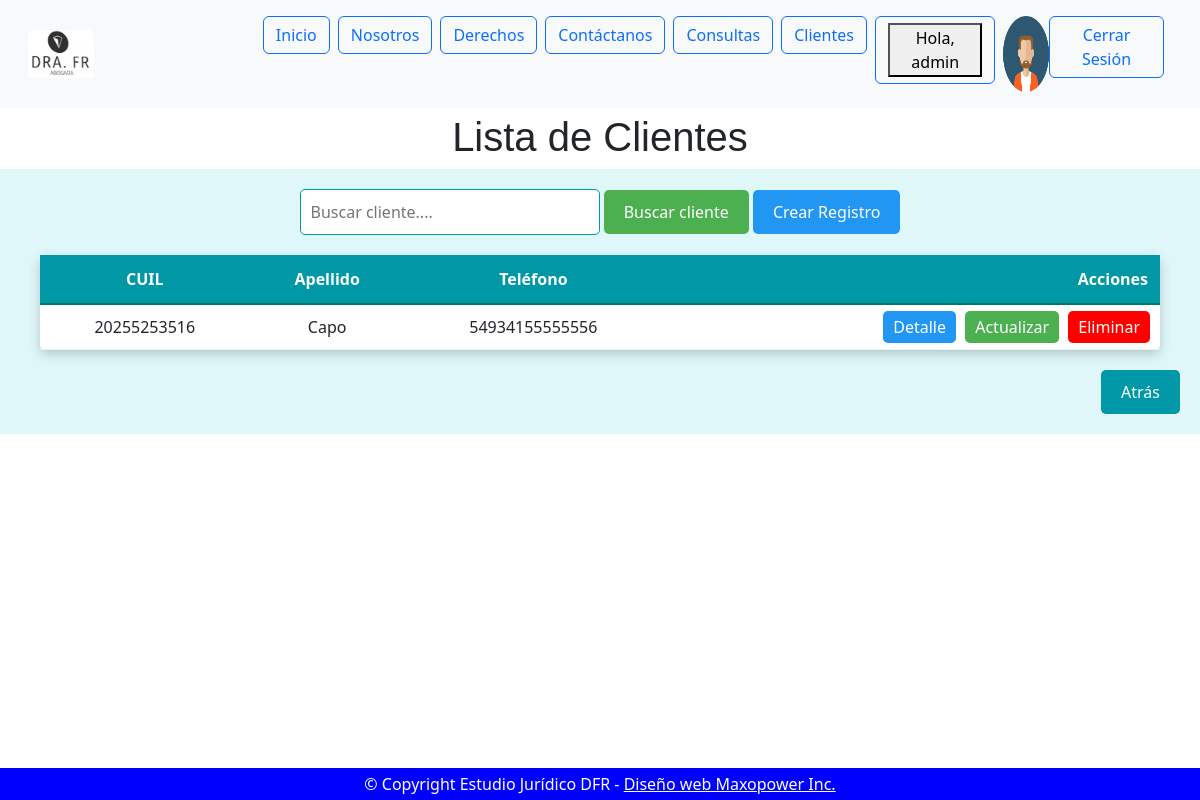
The app's page /clientes/clientes/list/ (signed in) with its own data.
### home/models.py (models this page shows, shortened)
class UserProfile(models.Model):
    user = models.OneToOneField(User, on_delete=models.CASCADE)
    image = models.ImageField(upload_to='avatares/', null=True, blank=True)

### clientes/models.py (models this page shows, shortened)
class Cliente(models.Model):
    class Estado(models.TextChoices):
        SELECCIONE = '', 'Seleccione'
        SOLTERO = "SOLTERO", "soltero"
        CASADO = "CASADO", "casado"
        DIVORCIADO = "DIVORCIADO", "divorciado"
        SEPARADO = "SEPARADO", "separado"
        VIUDO = "VIUDO", "viudo"
        CONCUBINO = "CONCUBINO", "concubino"
    cuil = models.IntegerField(unique=True)
    apellido = models.CharField(max_length=30)
    nombre = models.CharField(max_length=30)
    telefono = models.IntegerField()
    direccion = models.CharField(max_length=40, blank=True, null=True)
    email = models.EmailField(max_length=30)
    fecha_nacimiento = models.DateField(blank=True, null=True)
    estado_civil = models.CharField(
        max_length=20,
        choices=Estado.choices,
        default=Estado.SELECCIONE,  # Establece "Seleccione" como valor por defecto
    )
    avatar = models.ImageField(upload_to='avatares/', blank=True, null=True)
    class Meta:
        verbose_name = 'Cliente'
        verbose_name_plural = 'Clientes'

### clientes/views.py (the view)
# urls.py: path('clientes/list/', ClienteList.as_view(), name='cliente_list'),
class ClienteList(LoginRequiredMixin, ListView):
    model = Cliente

### clientes/templates/clientes/cliente_list.html
{% extends 'home/base.html' %}
{% block header %}
    <h1 style="text-align: center; font-family: Arial, sans-serif; margin-top: 5px;">
        Lista de Clientes
    </h1>
{% endblock header %}
{% block main %}
<div style="text-align: center; background-color: #e0f7fa; padding: 20px;">
    <form action="{% url 'clientes:cliente_list' %}" method="get" style="margin-bottom: 20px;">
        <input type="text" name="q" placeholder="Buscar cliente...." style="padding: 10px; width: 300px; border-radius: 5px; border: 1px solid #0097a7;">
        <button type="submit" style="padding: 10px 20px; background-color: #4CAF50; border: none; border-radius: 5px; color: white;">Buscar cliente</button>
        <button style="padding: 10px 20px; background-color: #2196F3; border: none; border-radius: 5px;">
            <a href="{% url 'clientes:cliente_create' %}" style="color: white; text-decoration: none;">Crear Registro</a>
        </button>
    </form>
    <div style="margin: 0 20px;">
        <table style="width: 100%; border-collapse: collapse; background-color: #ffffff; border-radius: 5px; box-shadow: 0 4px 12px rgba(0,0,0,0.2);">
            <thead>
                <tr style="background-color: #0097a7; color: white;">
                    <th style="padding: 12px; border-bottom: 2px solid #00796b;">CUIL</th>
                    <th style="padding: 12px; border-bottom: 2px solid #00796b;">Apellido</th>
                    <th style="padding: 12px; border-bottom: 2px solid #00796b;">Teléfono</th>
                    <th style="padding: 12px; border-bottom: 2px solid #00796b; text-align: right;">Acciones</th>
                </tr>
            </thead>
            <tbody>
                {% for object in object_list %}
                    <tr>
                        <td style="padding: 10px; border-bottom: 1px solid #e0f7fa;">{{ object.cuil }}</td>
                        <td style="padding: 10px; border-bottom: 1px solid #e0f7fa;">{{ object.apellido }}</td>
                        <td style="padding: 10px; border-bottom: 1px solid #e0f7fa;">{{ object.telefono }}</td>
                        <td style="text-align: right; padding: 10px; border-bottom: 1px solid #e0f7fa;">
                            <a href="{% url 'clientes:cliente_detail' object.id %}" style="margin-right: 5px; background-color: #2196F3; color: white; padding: 5px 10px; border-radius: 5px; text-decoration: none;">Detalle</a>
                            <a href="{% url 'clientes:cliente_update' object.id %}" style="margin-right: 5px; background-color: #4CAF50; color: white; padding: 5px 10px; border-radius: 5px; text-decoration: none;">Actualizar</a>
                            <a href="{% url 'clientes:cliente_delete' object.id %}" style="background-color: red; color: white; padding: 5px 10px; border-radius: 5px; text-decoration: none;">Eliminar</a>
                        </td>
                    </tr>
                {% empty %}
                    <tr>
                        <td colspan="4" style="text-align: center; padding: 10px;">No existe el valor buscado</td>
                    </tr>
                {% endfor %}
            </tbody>
        </table>
    </div>
    <div style="margin-top: 20px; text-align: right;">
        <button style="padding: 10px 20px; background-color: #0097a7; border: none; border-radius: 5px;">
            <a href="{% url 'clientes:cliente_list' %}" style="color: white; text-decoration: none;">Atrás</a>
        </button>
    </div>
</div>
{% endblock main %}

### home/templates/home/componentes/header.html (shortened to what this page needs)
{% load static %}
<link href="https://cdn.jsdelivr.net/npm/bootstrap@5.3.0-alpha3/dist/css/bootstrap.min.css" rel="stylesheet">
<header>
    <nav class="navbar navbar-expand-lg navbar-light bg-light p-3" id="menu">
        <div class="container-fluid">
            <a class="navbar-brand" href="{% url 'home:index' %}">
                <img src="{% static 'home/img/logo.jpg' %}" class="img-fluid rounded-top" alt="logo"; height="30%"; width="30%""/>
            </a>
            <div class="collapse navbar-collapse" id="navbarSupportedContent">
                <ul class="navbar-nav mx-auto mb-2 mb-lg-0">
                    <li class="nav-item">
                        <a class="btn btn-outline-primary me-2" href="{% url 'home:index' %}">Inicio</a>
                    </li>
                    <li class="nav-item">
                        <a class="btn btn-outline-primary me-2" href="{% url 'nosotros:nosotros' %}">Nosotros</a>
                    </li>
                    <li class="nav-item">
                        <a class="btn btn-outline-primary me-2" href="{% url 'derechos:derechos_index' %}">Derechos</a>
                    </li>
                    <li class="nav-item">
                        <a class="btn btn-outline-primary me-2" href="{% url 'nosotros:contacto' %}">Contáctanos</a>
                    </li>
                    {% if user.is_authenticated %}
                        <li class="nav-item">
                            <a class="btn btn-outline-primary me-2" href="{% url 'consultas:consulta_index' %}">Consultas</a>
                        </li>
                        <li class="nav-item">
                            <a class="btn btn-outline-primary me-2" href="{% url 'clientes:index' %}">Clientes</a>
                        </li>
                        <li class="nav-item">
                            <h4><a class="btn btn-outline-primary me-2" href="{% url 'home:profile' %}">
                            <button>Hola, {{ user.username }}</button></a></h4>
                        </li>
                        {% if user.userprofile.image %}
                            <img src="{{ user.userprofile.image.url }}" alt="Avatar" class="img-fluid" style="max-width: 5%;">
                        {% endif %}
                        <form action="{% url 'home:logout' %}" method="POST">
                            <button class="btn btn-outline-primary me-2" type="submit">Cerrar Sesión</button>
                        </form>
                    {% else %}
                        <li class="nav-item">
                            <a class="btn btn-outline-primary me-2" href="{% url 'home:login' %}">Login</a>
                        </li>
                    {% endif %}
                </ul>
            </div>
        </div>
    </nav>
</header>

### records on screen
Cliente: cuil "20255253516", apellido "Capo", telefono "54934155555556"

### other values on screen
{{ user.username }} "admin"
